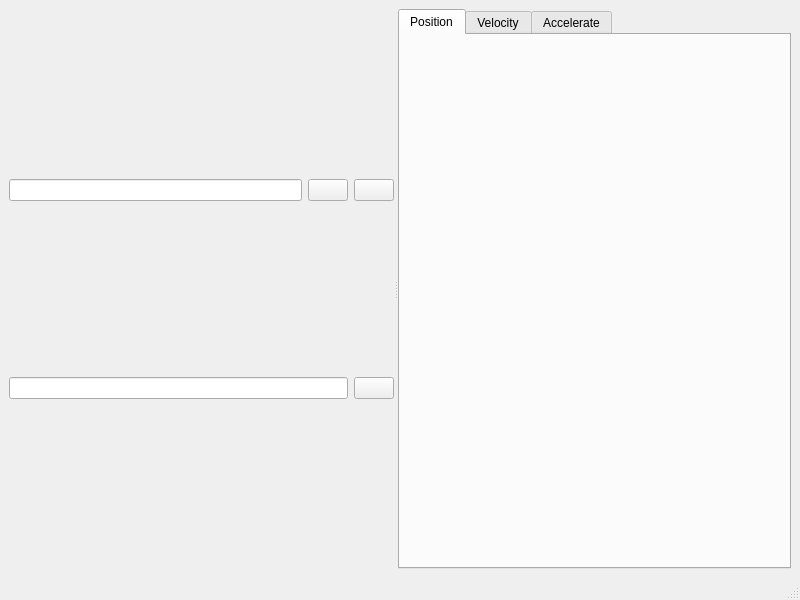
<?xml version="1.0" encoding="UTF-8"?>
<ui version="4.0">
 <class>MainWindow</class>
 <widget class="QMainWindow" name="MainWindow">
  <property name="geometry">
   <rect>
    <x>0</x>
    <y>0</y>
    <width>800</width>
    <height>600</height>
   </rect>
  </property>
  <property name="mouseTracking">
   <bool>true</bool>
  </property>
  <property name="acceptDrops">
   <bool>true</bool>
  </property>
  <property name="windowTitle">
   <string>Motion control</string>
  </property>
  <property name="windowIcon">
   <iconset resource="../../icons.qrc">
    <normaloff>:/icons/motor.png</normaloff>:/icons/motor.png</iconset>
  </property>
  <widget class="QWidget" name="centralwidget">
   <layout class="QVBoxLayout" name="verticalLayout">
    <item>
     <widget class="QSplitter" name="splitter">
      <property name="orientation">
       <enum>Qt::Horizontal</enum>
      </property>
      <widget class="QWidget" name="verticalLayoutWidget">
       <layout class="QVBoxLayout" name="nc_code_layout">
        <item>
         <layout class="QHBoxLayout" name="file_option_layout">
          <item>
           <widget class="QLineEdit" name="nc_file_path"/>
          </item>
          <item>
           <widget class="QPushButton" name="nc_load_button">
            <property name="icon">
             <iconset resource="../../icons.qrc">
              <normaloff>:/icons/load_file.png</normaloff>:/icons/load_file.png</iconset>
            </property>
            <property name="shortcut">
             <string>Ctrl+O</string>
            </property>
           </widget>
          </item>
          <item>
           <widget class="QPushButton" name="nc_save_button">
            <property name="icon">
             <iconset resource="../../icons.qrc">
              <normaloff>:/icons/save_file.png</normaloff>:/icons/save_file.png</iconset>
            </property>
            <property name="shortcut">
             <string>Ctrl+S</string>
            </property>
           </widget>
          </item>
         </layout>
        </item>
        <item>
         <layout class="QHBoxLayout" name="compiler_layout">
          <item>
           <widget class="QLineEdit" name="re_compiler"/>
          </item>
          <item>
           <widget class="QPushButton" name="nc_compile">
            <property name="icon">
             <iconset resource="../../icons.qrc">
              <normaloff>:/icons/merge.png</normaloff>:/icons/merge.png</iconset>
            </property>
           </widget>
          </item>
         </layout>
        </item>
       </layout>
      </widget>
      <widget class="QWidget" name="verticalLayoutWidget_2">
       <layout class="QVBoxLayout" name="parameter_layout">
        <item>
         <widget class="QTabWidget" name="chart_tab_widget">
          <property name="currentIndex">
           <number>0</number>
          </property>
          <widget class="QWidget" name="pos_tab">
           <attribute name="title">
            <string>Position</string>
           </attribute>
           <layout class="QVBoxLayout" name="verticalLayout_2"/>
          </widget>
          <widget class="QWidget" name="velocity_tab">
           <attribute name="title">
            <string>Velocity</string>
           </attribute>
           <layout class="QVBoxLayout" name="verticalLayout_3"/>
          </widget>
          <widget class="QWidget" name="accelerate_tab">
           <attribute name="title">
            <string>Accelerate</string>
           </attribute>
           <layout class="QVBoxLayout" name="verticalLayout_4"/>
          </widget>
         </widget>
        </item>
       </layout>
      </widget>
     </widget>
    </item>
   </layout>
  </widget>
  <widget class="QMenuBar" name="menubar">
   <property name="geometry">
    <rect>
     <x>0</x>
     <y>0</y>
     <width>800</width>
     <height>21</height>
    </rect>
   </property>
  </widget>
  <widget class="QStatusBar" name="statusbar"/>
 </widget>
 <resources>
  <include location="../../icons.qrc"/>
 </resources>
 <connections/>
</ui>
